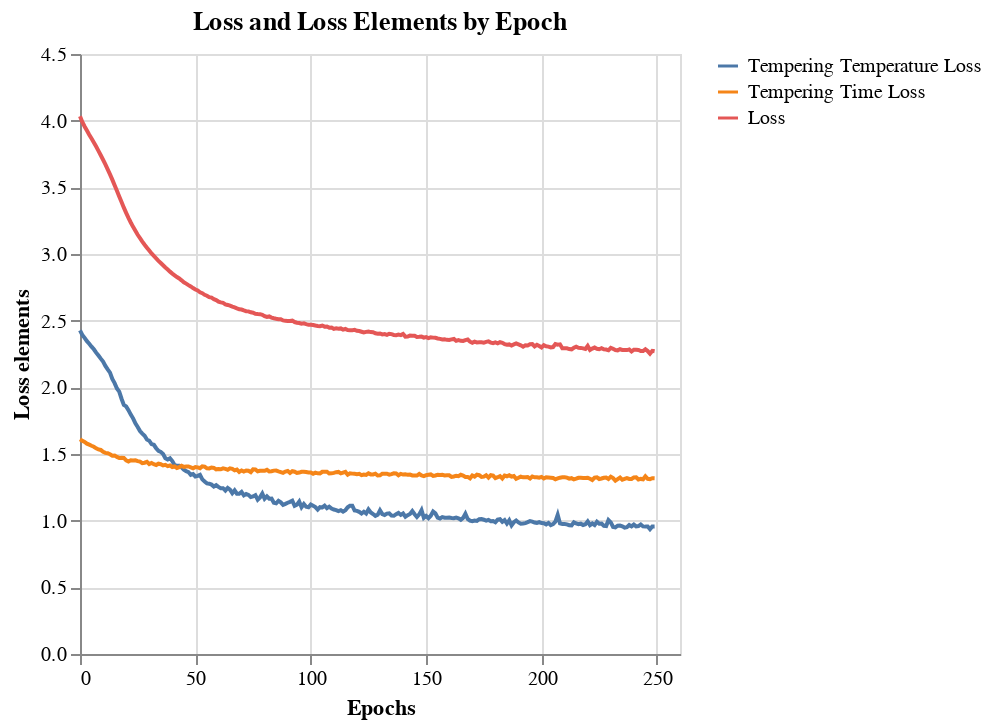

The code cell stored with this chart in its notebook:
### Code cell
chart_loss = alt.Chart(df_loss).mark_line().encode(
    alt.X('index').title('Epochs'),
    alt.Y(alt.repeat('layer'), type='quantitative').\
        title('Loss elements'),
    color = alt.datum(alt.repeat('layer'))
).repeat(
    layer = ['Tempering Temperature Loss', 'Tempering Time Loss', 'Loss']
).properties(title="Loss and Loss Elements by Epoch")
chart_loss.save(f"{images_path}/DNN_loss.png")
chart_loss

### Figure 1 — Vega-Lite specification as saved in the notebook (floating-point values rounded to 4 significant figures; data arrays with more than 128 entries replaced by an {"elided": "..."} marker saying what was removed)
{"config": {"view": {"continuousWidth": 300, "continuousHeight": 300}}, "repeat": {"layer": ["Tempering Temperature Loss", "Tempering Time Loss", "Loss"]}, "spec": {"data": {"name": "data-3ea5aef054da9237d90484c55dc2dbff"}, "mark": {"type": "line"}, "encoding": {"color": {"datum": {"repeat": "layer"}}, "x": {"field": "index", "title": "Epochs", "type": "quantitative"}, "y": {"field": {"repeat": "layer"}, "title": "Loss elements", "type": "quantitative"}}}, "title": "Loss and Loss Elements by Epoch", "$schema": "https://vega.github.io/schema/vega-lite/v5.20.1.json", "datasets": {"data-3ea5aef054da9237d90484c55dc2dbff": {"elided": "250 records"}}}
